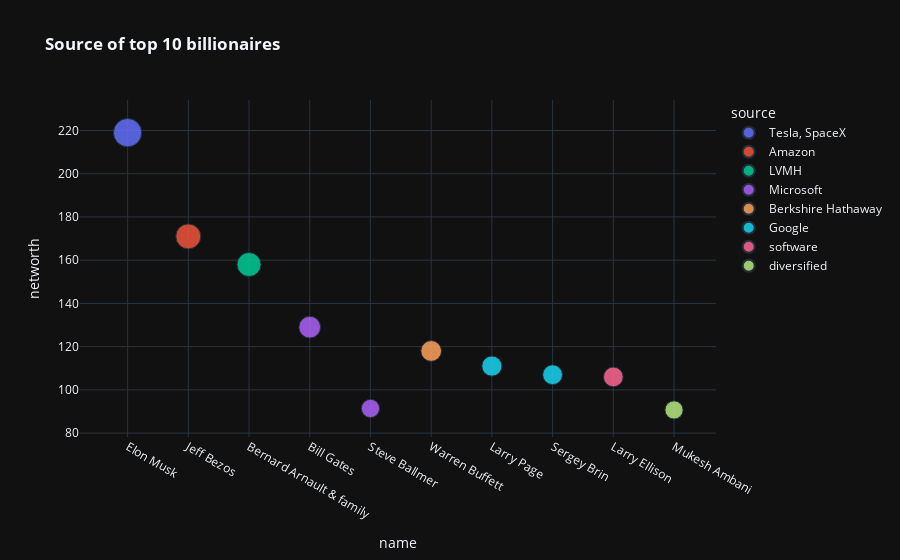

The notebook cell this image was saved under:
### Code cell
px.scatter(forbes.sort_values(by = 'networth', ascending = False)[:10],
           x = 'name', y = 'networth', template = 'plotly_dark', size = 'networth', 
           color = 'source', opacity = 0.85, title = '<b>Source of top 10 billionaires')

### Figure 1 — Plotly figure (JSON) as saved in the notebook; plotly's stock layout.template omitted (floating-point values rounded to 4 significant figures)
{"data": [{"hovertemplate": "source=Tesla, SpaceX<br>name=%{x}<br>networth=%{marker.size}<extra></extra>", "legendgroup": "Tesla, SpaceX", "marker": {"color": "#636efa", "opacity": 0.85, "size": [219], "sizemode": "area", "sizeref": 0.5475, "symbol": "circle"}, "mode": "markers", "name": "Tesla, SpaceX", "orientation": "v", "showlegend": true, "type": "scatter", "x": ["Elon Musk "], "xaxis": "x", "y": [219], "yaxis": "y"}, {"hovertemplate": "source=Amazon<br>name=%{x}<br>networth=%{marker.size}<extra></extra>", "legendgroup": "Amazon", "marker": {"color": "#EF553B", "opacity": 0.85, "size": [171], "sizemode": "area", "sizeref": 0.5475, "symbol": "circle"}, "mode": "markers", "name": "Amazon", "orientation": "v", "showlegend": true, "type": "scatter", "x": ["Jeff Bezos "], "xaxis": "x", "y": [171], "yaxis": "y"}, {"hovertemplate": "source=LVMH<br>name=%{x}<br>networth=%{marker.size}<extra></extra>", "legendgroup": "LVMH", "marker": {"color": "#00cc96", "opacity": 0.85, "size": [158], "sizemode": "area", "sizeref": 0.5475, "symbol": "circle"}, "mode": "markers", "name": "LVMH", "orientation": "v", "showlegend": true, "type": "scatter", "x": ["Bernard Arnault & family "], "xaxis": "x", "y": [158], "yaxis": "y"}, {"hovertemplate": "source=Microsoft<br>name=%{x}<br>networth=%{marker.size}<extra></extra>", "legendgroup": "Microsoft", "marker": {"color": "#ab63fa", "opacity": 0.85, "size": [129, 91.4], "sizemode": "area", "sizeref": 0.5475, "symbol": "circle"}, "mode": "markers", "name": "Microsoft", "orientation": "v", "showlegend": true, "type": "scatter", "x": ["Bill Gates ", "Steve Ballmer "], "xaxis": "x", "y": [129, 91.4], "yaxis": "y"}, {"hovertemplate": "source=Berkshire Hathaway<br>name=%{x}<br>networth=%{marker.size}<extra></extra>", "legendgroup": "Berkshire Hathaway", "marker": {"color": "#FFA15A", "opacity": 0.85, "size": [118], "sizemode": "area", "sizeref": 0.5475, "symbol": "circle"}, "mode": "markers", "name": "Berkshire Hathaway", "orientation": "v", "showlegend": true, "type": "scatter", "x": ["Warren Buffett "], "xaxis": "x", "y": [118], "yaxis": "y"}, {"hovertemplate": "source=Google<br>name=%{x}<br>networth=%{marker.size}<extra></extra>", "legendgroup": "Google", "marker": {"color": "#19d3f3", "opacity": 0.85, "size": [111, 107], "sizemode": "area", "sizeref": 0.5475, "symbol": "circle"}, "mode": "markers", "name": "Google", "orientation": "v", "showlegend": true, "type": "scatter", "x": ["Larry Page ", "Sergey Brin "], "xaxis": "x", "y": [111, 107], "yaxis": "y"}, {"hovertemplate": "source=software<br>name=%{x}<br>networth=%{marker.size}<extra></extra>", "legendgroup": "software", "marker": {"color": "#FF6692", "opacity": 0.85, "size": [106], "sizemode": "area", "sizeref": 0.5475, "symbol": "circle"}, "mode": "markers", "name": "software", "orientation": "v", "showlegend": true, "type": "scatter", "x": ["Larry Ellison "], "xaxis": "x", "y": [106], "yaxis": "y"}, {"hovertemplate": "source=diversified<br>name=%{x}<br>networth=%{marker.size}<extra></extra>", "legendgroup": "diversified", "marker": {"color": "#B6E880", "opacity": 0.85, "size": [90.7], "sizemode": "area", "sizeref": 0.5475, "symbol": "circle"}, "mode": "markers", "name": "diversified", "orientation": "v", "showlegend": true, "type": "scatter", "x": ["Mukesh Ambani "], "xaxis": "x", "y": [90.7], "yaxis": "y"}], "layout": {"legend": {"itemsizing": "constant", "title": {"text": "source"}, "tracegroupgap": 0}, "title": {"text": "<b>Source of top 10 billionaires"}, "xaxis": {"anchor": "y", "domain": [0, 1], "title": {"text": "name"}}, "yaxis": {"anchor": "x", "domain": [0, 1], "title": {"text": "networth"}}}}
